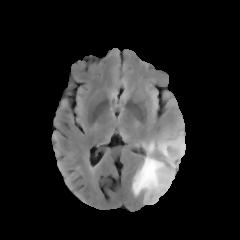
#> input picture augmented data/yes/Image1063.jpg, 240 x 240 px; its folder holds 4 pictures in this run
$ jupyter execute --allow-errors model.ipynb
#> lines starting #> are read from the running program, lines starting #| are printed output that depends on the picture; after the words box and inside, x2 and y2 are one past the last pixel; in counts of white or black regions, pixels touching at a corner belong together
[cell 1]
import tensorflow as tf
from tensorflow.keras.layers import Conv2D, Input, ZeroPadding2D, BatchNormalization, Activation, MaxPooling2D, Flatten, Dense
from tensorflow.keras.models import Model, load_model
from tensorflow.keras.callbacks import TensorBoard, ModelCheckpoint
from sklearn.model_selection import train_test_split
from sklearn.metrics import f1_score
from sklearn.utils import shuffle
from keras_tuner import RandomSearch
import os
import cv2
import imutils
import numpy as np
import matplotlib.pyplot as plt
import time
from os import listdir

[cell 2]
def crop_brain_contour(image, plot=False):
    # convert to gray
    gray = cv2.cvtColor(image, cv2.COLOR_BGR2GRAY)
    gray = cv2.GaussianBlur(gray, (5, 5), 0)


    thresh = cv2.threshold(gray, 45, 255, cv2.THRESH_BINARY)[1]
    thresh = cv2.erode(thresh, None, iterations=2)
    thresh = cv2.dilate(thresh, None, iterations=2)

    cnts = cv2.findContours(
        thresh.copy(), cv2.RETR_EXTERNAL, cv2.CHAIN_APPROX_SIMPLE)
    cnts = imutils.grab_contours(cnts)
    c = max(cnts, key=cv2.contourArea)

    extLeft = tuple(c[c[:, :, 0].argmin()][0])
    extRight = tuple(c[c[:, :, 0].argmax()][0])
    extTop = tuple(c[c[:, :, 1].argmin()][0])
    extBot = tuple(c[c[:, :, 1].argmax()][0])
    new_image = image[extTop[1]:extBot[1], extLeft[0]:extRight[0]]


    if plot:
        plt.imshow(new_image)
    return new_image

[cell 3]
ex_img = cv2.imread('augmented data/yes/Image10.jpg')
#> (the rest of this cell did not finish here and is left out)

[cell 4]
def load_data(dir_list, image_size):
#> called with image_size = (240, 240)
    X = []
    y = []
    image_width, image_height = image_size
    for directory in dir_list:
        for filename in listdir(directory):
            image = cv2.imread(os.path.join(directory, filename))
#> image is the input picture: shape (240, 240, 3); min 0, max 255, mean 38.8
            image = crop_brain_contour(image, plot=False)
#> call 2 of crop_brain_contour, with plot = False
#> in crop_brain_contour (call 2), `thresh = cv2.threshold(gray, 45, 255, cv2.THRESH_BINARY)[1]`:
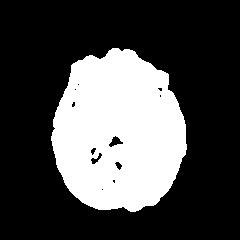
#> thresh: shape (240, 240); 29.3% white; 1 white region, box (x1, y1, x2, y2) and area: (51, 48, 187, 212) 16851
#> in crop_brain_contour (call 2), `thresh = cv2.erode(thresh, None, iterations=2)`:
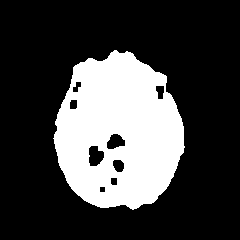
#> thresh: shape (240, 240); 26.1% white; 1 white region, box (x1, y1, x2, y2) and area: (53, 50, 185, 210) 15034
#> in crop_brain_contour (call 2), `thresh = cv2.dilate(thresh, None, iterations=2)`: thresh: shape (240, 240); 29.2% white; 1 white region
#> in crop_brain_contour (call 2), `cnts = cv2.findContours( thresh.copy(), cv2.RETR_EXTERNAL, cv2.CHAIN_A..`: cnts = 1 contour; box (x1, y1, x2, y2) and area: (51, 48, 187, 212) 16832
#> in crop_brain_contour (call 2), `c = max(cnts, key=cv2.contourArea)`: c = contour of 229 points, box (x1, y1, x2, y2) (51, 48, 187, 212), area 16832
#> in crop_brain_contour (call 2), `extLeft = tuple(c[c[:, :, 0].argmin()][0])`: extLeft = (51, 136)
#> in crop_brain_contour (call 2), `extRight = tuple(c[c[:, :, 0].argmax()][0])`: extRight = (186, 149)
#> in crop_brain_contour (call 2), `extTop = tuple(c[c[:, :, 1].argmin()][0])`: extTop = (112, 48)
#> in crop_brain_contour (call 2), `extBot = tuple(c[c[:, :, 1].argmax()][0])`: extBot = (130, 211)
#> in crop_brain_contour (call 2), `new_image = image[extTop[1]:extBot[1], extLeft[0]:extRight[0]]`:
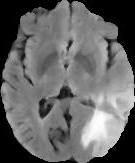
#> new_image: shape (163, 135, 3); min 0, max 255, mean 101.4
            image = cv2.resize(image, dsize=(
                image_width, image_height), interpolation=cv2.INTER_CUBIC)
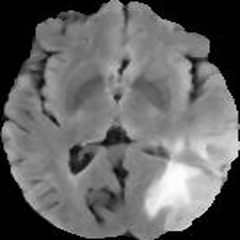
#> image: shape (240, 240, 3); min 0, max 255, mean 101.5
            image = image / 255.0
            X.append(image)
            y.append([1] if directory[-3:] == 'yes' else [0])
    X = np.array(X)
    y = np.array(y)
    X, y = shuffle(X, y)
    return X, y

[cell 5]
augmented_path = 'augmented data/'
augmented_yes = os.path.join(augmented_path, 'yes')
augmented_no = os.path.join(augmented_path, 'no')
IMG_WIDTH, IMG_HEIGHT = 240, 240
#> (the rest of this cell did not finish here and is left out)

#> (a cell that did not finish here is left out)

#> (a cell that did not finish here is left out)

[cell 8]
# [33 lines left out: function plot_sample_images, not called in this run]

#> (a cell that did not finish here is left out)

[cell 10]
# [6 lines left out: function split_data, not called in this run]

#> (a cell that did not finish here is left out)

#> (a cell that did not finish here is left out)

[cell 13]
# Nicely formatted time string
# [5 lines left out: function hms_string, not called in this run]

[cell 14]
# [7 lines left out: function compute_f1_score, not called in this run]

[cell 15]
# Build the model with hyperparameter tuning
# [15 lines left out: function build_model, not called in this run]

#> (a cell that did not finish here is left out)

[cell 17]
import matplotlib.pyplot as plt
import pandas as pd

#> (the rest of this cell did not finish here and is left out)

[cell 18]
import matplotlib.pyplot as plt
import pandas as pd

#> (the rest of this cell did not finish here and is left out)

[cell 19]
def build_model_manual():
    input_shape = (240, 240, 3)
#> input_shape = (240, 240, 3)
    X_input = Input(input_shape)
    X = ZeroPadding2D((2, 2))(X_input)

    # Set the number of filters, kernel size, and strides manually
    X = Conv2D(64, (7, 7), strides=(1, 1), name='conv0')(X)
    X = BatchNormalization(axis=3, name='bn0')(X)
    X = Activation('relu')(X)
    X = MaxPooling2D((4, 4), name='max_pool0')(X)
    X = MaxPooling2D((4, 4), name='max_pool1')(X)
    X = Flatten()(X)
    X = Dense(1, activation='sigmoid', name='fc')(X)
    model = Model(inputs=X_input, outputs=X, name='BrainDetectionModel')

    # Set the optimizer and learning rate manually
    model.compile(
        optimizer=tf.keras.optimizers.Adam(learning_rate=0.001),
        loss='binary_crossentropy',
        metrics=['accuracy']
    )

    return model
